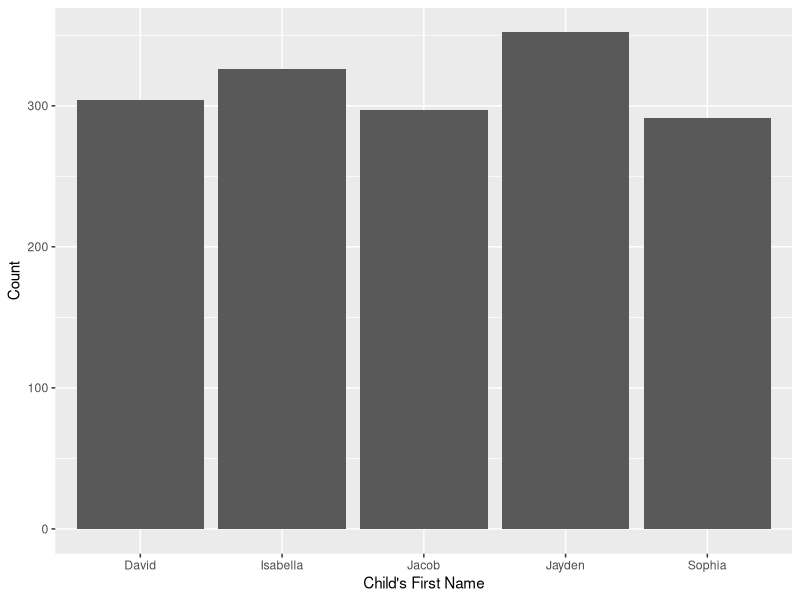

Write R code to recreate this figure.
## ---- chunk 1
knitr::opts_chunk$set(cache=TRUE)
## ---- chunk 2
library(tidyverse)

name_tab <- read_csv("Most_Popular_Baby_Names_by_Sex_and_Mother_s_Ethnic_Group__New_York_City.csv")
name_tab %>% slice(1:10)
View(name_tab)
## ---- chunk 3
top_5_tab <- name_tab %>%
  filter(`Year of Birth` == 2013) %>%
  select(Gender, Ethnicity, `Child's First Name`, Count) %>%
  unique() %>%
  group_by(Ethnicity="HISPANIC") %>%
  arrange(desc(Count)) %>%
  slice(1:5)
top_5_tab
## ---- chunk 4
top_5_tab %>%
  ggplot(aes(x=`Child's First Name`, y=Count)) + geom_bar(stat="identity") 
top_5_tab
